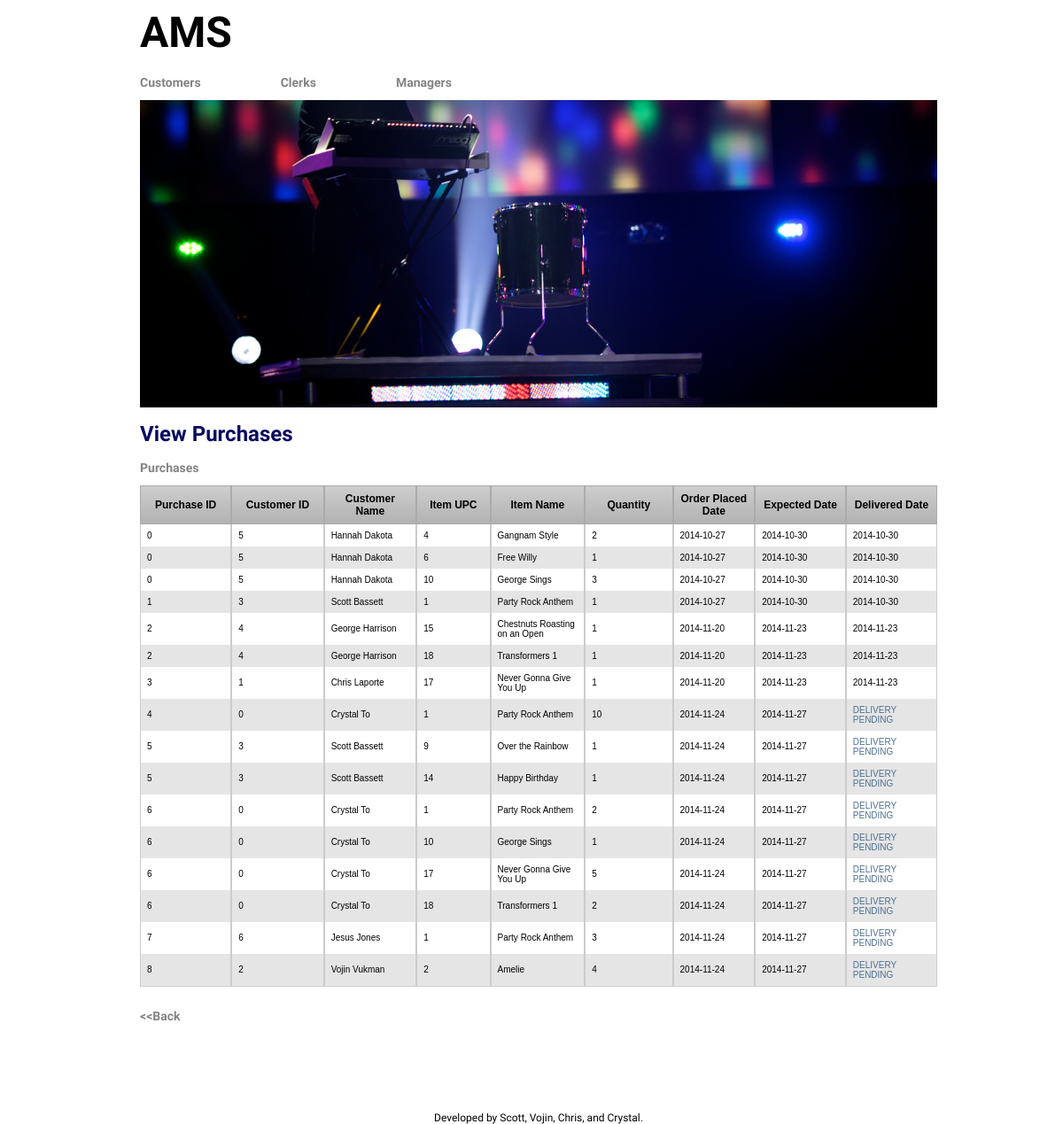
Page /clerk/purchases.php on the earlier database version.
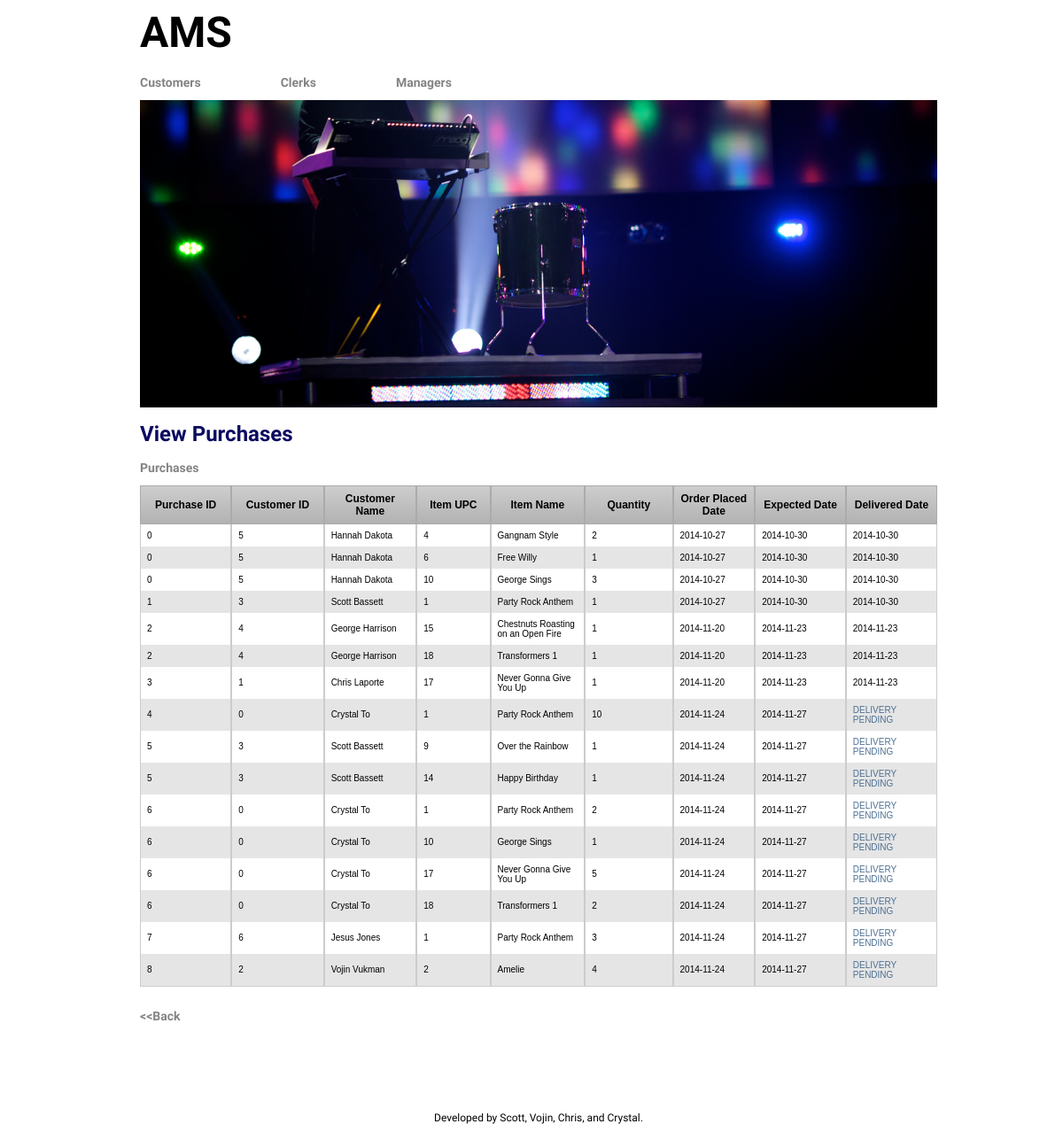
Same page on the later database version.
### tables this page shows
CREATE TABLE `Order`(
receiptID int,
order_date date, 
cid int, 
cardNo int, 
expiryDate int, 
expectedDate date, 
deliveredDate date,
PRIMARY KEY(receiptID),
FOREIGN KEY(cid) REFERENCES Customer(cid));

CREATE TABLE Item(
upc int,
title varchar(50) not null,
item_type varchar(10), 
category varchar(20),
company varchar(30) not null, 
item_year int, 
price int not null, 
stock int not null,
PRIMARY KEY (upc));

CREATE TABLE Customer(
cid int, 
c_password varchar(20),
cname varchar(20),
address varchar(30), 
phone varchar(12),
PRIMARY KEY(cid));

CREATE TABLE PurchaseItem(
receiptID int, 
upc int, 
quantity int,
PRIMARY KEY(receiptID, upc),
FOREIGN KEY(receiptID) REFERENCES `Order`(receiptID) ON DELETE CASCADE,
FOREIGN KEY(upc) REFERENCES Item(upc));

### clerk/purchases.php (the view, shortened to what this page needs)
<html>
<head>
<link href="../style.css" rel="stylesheet" type="text/css">
</head>
<body>
<?php include '../header.php'; ?>
<h1>View Purchases</h1>
<?php
$connection = connectToDatabase();
?>
<h2>Purchases</h2>
<table border=0 cellpadding=0 cellspacing=0 class='CustomerInfoTable'>
	<tr valign=center>
		<td class=rowheader>Purchase ID</td>
		<td class=rowheader>Customer ID</td>
		<td class=rowheader>Customer Name</td>
		<td class=rowheader>Item UPC</td>
		<td class=rowheader>Item Name</td>
		<td class=rowheader>Quantity</td>
		<td class=rowheader>Order Placed Date</td>
		<td class=rowheader>Expected Date</td>
		<td class=rowheader>Delivered Date</td>
	</tr>
<?php
$stmt = $connection->query(
	"SELECT O.receiptID, O.cid, C.fullname, P.upc, I.title, P.quantity, O.order_date, O.expectedDate, O.deliveredDate
	FROM `Order` O JOIN PurchaseItem P JOIN Item I JOIN Customer C
	ON O.receiptID=P.receiptID AND P.upc=I.upc AND O.cid=C.cid
	ORDER BY O.receiptID, P.upc");
while($row=$stmt->fetch_assoc()) {
	echo "<tr><td>".$row['receiptID']."</td>";
	echo "<td>".$row['cid']."</td>";
	echo "<td>".$row['fullname']."</td>";
	echo "<td>".$row['upc']."</td>";
	echo "<td>".$row['title']."</td>";
	echo "<td>".$row['quantity']."</td>";
	echo "<td>".$row['order_date']."</td>";
	echo "<td>".$row['expectedDate']."</td>";
	if ($row['deliveredDate'] === NULL)
		echo "<td><font color='4D7094'>DELIVERY PENDING</font></td></tr>";
	else echo "<td>".$row['deliveredDate']."</td></tr>";
}
?>
</table>
<br>
<a href="home.php" title="Home"><h2>&lt;&lt;Back</h2></a>
<?php include '../footer.php'; ?>
</body>
</html>

Differences in the rows shown:
changed order "George Harrison": item.title "Chestnuts Roasting on an Open" → "Chestnuts Roasting on an Open Fire"
